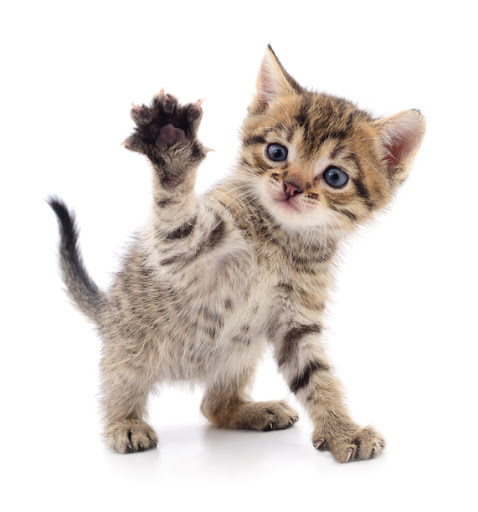
#> input picture OpenCV/cat.jpg, 478 x 512 px
$ python example_7.py
#> lines starting #> are read from the running program, lines starting #| are printed output that depends on the picture
import cv2

#cv2.getRotaionMatrix2D(center,angle,scale)이미지 회전을 위한 변환 행렬 생성
"""
-center : 회전중심
-angle: 회전 각도
-scale: Scale Factor
"""
import cv2
image =cv2.imread('cat.jpg')
#> image is the input picture: shape (512, 478, 3); mean B, G, R 213.3, 217.7, 224.2
#행과 열 정보만 저장
height,width = image.shape[:2]
#> height = 512; width = 478

M = cv2.getRotationMatrix2D((width/2,height/2),90,0.5)
dst = cv2.warpAffine(image,M,(width,height))
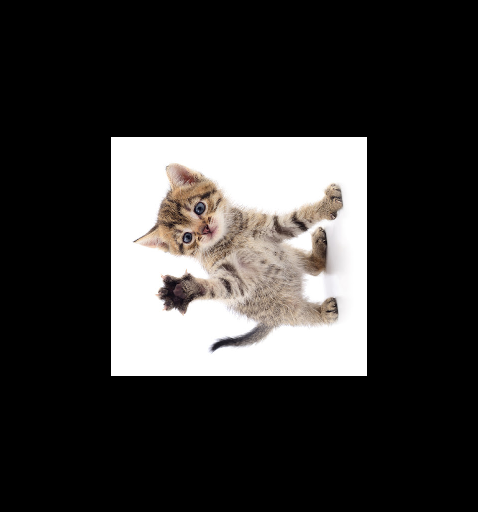
#> dst: shape (512, 478, 3); mean B, G, R 53.3, 54.4, 56.1
cv2.imshow('Image',dst)
cv2.waitKey(0)
